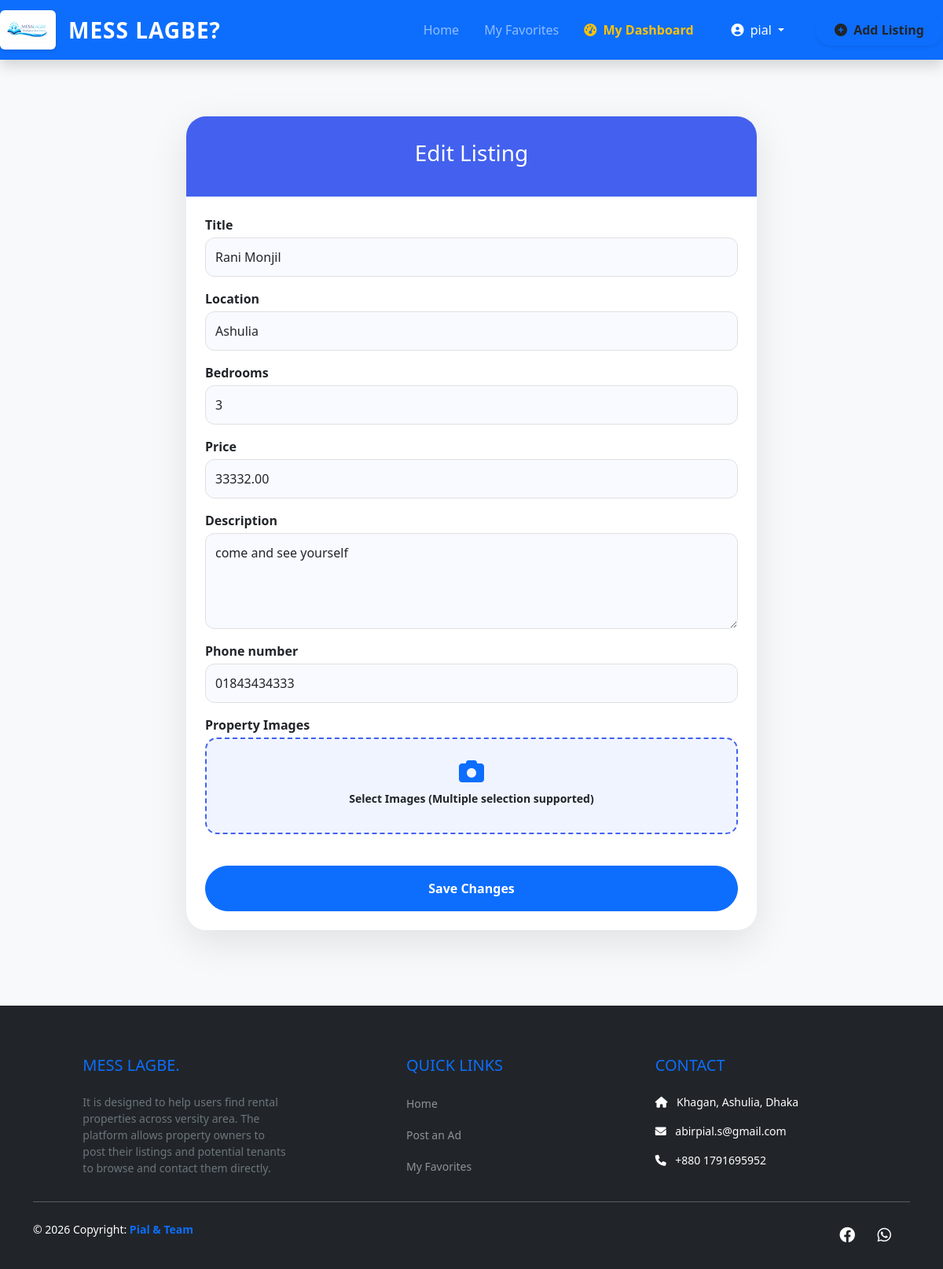
The page /edit/5/ (signed in) on the database its author committed.
### accounts/models.py (models this page shows, shortened)
class CustomUser(AbstractUser):
    IS_STUDENT = 'student'
    IS_OWNER = 'owner'
    IS_ADMIN = 'admin'
    ROLE_CHOICES = [
        (IS_STUDENT, 'Student'),
        (IS_OWNER, 'House Owner'),
        (IS_ADMIN, 'Admin'),
    ]
    role = models.CharField(max_length=20, choices=ROLE_CHOICES, default=IS_STUDENT)
    phone_number = models.CharField(max_length=15, blank=True, null=True)
    university_id = models.CharField(max_length=50, blank=True, null=True)

### listings/models.py (models this page shows, shortened)
class Listing(models.Model):
    host = models.ForeignKey(
        settings.AUTH_USER_MODEL,
        on_delete=models.CASCADE,
        related_name='listings'
    )
    image = models.ImageField(upload_to='listings/', null=True, blank=True)
    phone_number = models.CharField(max_length=15, help_text="Contact number for this property")
    title = models.CharField(max_length=200, help_text="e.g. 2 Room flat for rent in Dhanmondi")
    description = models.TextField()
    location = models.CharField(max_length=150)
    price = models.DecimalField(max_digits=10, decimal_places=2)
    bedrooms = models.IntegerField()
    created_at = models.DateTimeField(auto_now_add=True)

### listings/views.py (the view)
# urls.py: path('edit/<int:listing_id>/', views.edit_listing, name='edit_listing'),
@login_required
def edit_listing(request, listing_id):
    listing = get_object_or_404(Listing, id=listing_id)
    if getattr(request.user, 'role', '') != 'owner' or listing.host != request.user:
        return HttpResponseForbidden("Apni ei ad edit korte parben na.")
    if request.method == 'POST':
        form = ListingForm(request.POST, request.FILES, instance=listing)
        if form.is_valid():
            form.save()
            return redirect('dashboard')
    else:
        form = ListingForm(instance=listing)
    return render(request, 'listings/listing_form.html', {'form': form, 'edit_mode': True})

### listings/forms.py (shortened to what this page needs)
class ListingForm(forms.ModelForm):
    images = MultipleFileField(
        widget=MultipleFileInput(attrs={
            'class': 'd-none',
            'id': 'image-upload',
            'multiple': True,
            'accept': 'image/*'
        }),
        required=False,
        label="Upload Property Images"
    )
    class Meta:
        model = Listing
        fields = ['title', 'location', 'bedrooms', 'price', 'description', 'phone_number']
        widgets = {
            'title': forms.TextInput(attrs={'class': 'form-control', 'placeholder': 'e.g. 2 Room Flat Available'}),
            'location': forms.TextInput(attrs={'class': 'form-control', 'placeholder': 'e.g. Khagan, Ashulia'}),
            'bedrooms': forms.NumberInput(attrs={'class': 'form-control', 'min': 1}),
            'price': forms.NumberInput(attrs={'class': 'form-control', 'placeholder': 'Per month rent', 'min': 0}),
            'description': forms.Textarea(attrs={'class': 'form-control', 'rows': 4, 'placeholder': 'Write details about the flat...'}),
            'phone_number': forms.TextInput(attrs={'class': 'form-control', 'placeholder': 'Contact Number'}),
        }

### templates/listings/listing_form.html (shortened to what this page needs)
{% extends 'base.html' %}
{% block content %}
<div class="container form-container">
    <div class="card premium-form-card">
        <div class="form-header">
            <h3>{% if edit_mode %} Edit Listing {% else %} Post Property Ad {% endif %}</h3>
        </div>
        <div class="card-body p-4">
            <form method="POST" enctype="multipart/form-data">
                {% for field in form %}
                    {% if field.name != 'images' %}
                    <div class="mb-3">
                        <label class="fw-bold mb-1">{{ field.label }}</label>
                        {{ field }}
                    </div>
                    {% endif %}
                {% endfor %}
                <div class="mb-4">
                    <label class="fw-bold mb-1">Property Images</label>
                    <div class="upload-box" onclick="document.getElementById('image-upload').click();">
                        <i class="fas fa-camera fa-2x mb-2 text-primary"></i>
                        <p class="mb-0 small fw-bold">Select Images (Multiple selection supported)</p>
                    </div>
                </div>
                <button type="submit" class="btn btn-primary w-100 py-3 rounded-pill fw-bold">
                    {% if edit_mode %} Save Changes {% else %} Publish Advertisement {% endif %}
                </button>
            </form>
        </div>
    </div>
</div>
{% endblock %}

### templates/base.html (shortened to what this page needs)
<!DOCTYPE html>
<html lang="en">
<head>
    <link href="https://cdn.jsdelivr.net/npm/bootstrap@5.3.0/dist/css/bootstrap.min.css" rel="stylesheet">
    <link rel="stylesheet" href="https://cdnjs.cloudflare.com/ajax/libs/font-awesome/6.0.0/css/all.min.css">
</head>
<body class="bg-light">
    <nav class="navbar navbar-expand-lg navbar-dark bg-primary shadow mb-4 sticky-top">
     <a class="navbar-brand d-flex align-items-center" href="{% url 'home' %}">
    <img src="/media/listings/gallery/logo.png" alt="MessLagbe?"
         style="height: 50px; width: auto; background: white; padding: 4px; border-radius: 6px; box-shadow: 0 2px 4px rgba(0,0,0,0.1);">
    <span class="ms-3 fw-bold fs-3 text-white" style="letter-spacing: 1px;">MESS LAGBE?</span>
</a>
            <div class="collapse navbar-collapse" id="navbarNav">
                <ul class="navbar-nav ms-auto align-items-center">
                    <li class="nav-item">
                        <a class="nav-link px-3" href="{% url 'home' %}">Home</a>
                    </li>
                   {% if user.is_authenticated %}
    <li class="nav-item">
        <a class="nav-link px-3" href="{% url 'favorites_list' %}">My Favorites</a>
    </li>
    <li class="nav-item">
        <a class="nav-link px-3 fw-bold text-warning" href="{% url 'dashboard' %}">
            <i class="fas fa-tachometer-alt me-1"></i> My Dashboard
        </a>
    </li>
    <li class="nav-item dropdown ms-lg-3">
        <a class="nav-link dropdown-toggle btn btn-outline-light btn-sm text-white px-3" href="#" id="userDropdown" role="button" data-bs-toggle="dropdown">
            <i class="fas fa-user-circle me-1"></i> {{ user.username }}
        </a>
    </li>
{% endif %}
                    <li class="nav-item ms-lg-4">
                        <a class="nav-link btn btn-warning text-dark fw-bold px-4 rounded-pill shadow-sm" href="{% url 'create_listing' %}">
                            <i class="fas fa-plus-circle me-1"></i> Add Listing
                        </a>
                    </li>
                </ul>
            </div>
    </nav>
    <div class="container main-content">
        {% block content %}
        {% endblock %}
    </div>
    {% if request.resolver_match.url_name != 'login' and request.resolver_match.url_name != 'signup' %}
    <footer class="bg-dark text-white pt-5 pb-4 mt-5">
        <div class="container text-center text-md-start">
            <div class="row">
                <div class="col-md-4 col-lg-4 col-xl-3 mx-auto mt-3">
                    <h5 class="text-uppercase mb-4 font-weight-bold text-primary">MESS LAGBE.</h5>
                    <p class="small text-secondary">
                        It is designed to help users find rental properties across versity area. The platform allows property owners to post their listings and potential tenants to browse and contact them directly.
                    </p>
                </div>
                <div class="col-md-2 col-lg-2 col-xl-2 mx-auto mt-3">
                    <h5 class="text-uppercase mb-4 font-weight-bold text-primary">Quick Links</h5>
                    <p><a href="{% url 'home' %}" class="text-white-50 text-decoration-none small">Home</a></p>
                    <p><a href="{% url 'create_listing' %}" class="text-white-50 text-decoration-none small">Post an Ad</a></p>
                    <p><a href="{% url 'favorites_list' %}" class="text-white-50 text-decoration-none small">My Favorites</a></p>
                </div>
                <div class="col-md-4 col-lg-3 col-xl-3 mx-auto mt-3">
                    <h5 class="text-uppercase mb-4 font-weight-bold text-primary">Contact</h5>
                    <p class="small"><i class="fas fa-home me-2"></i> Khagan, Ashulia, Dhaka</p>
                    <p class="small"><i class="fas fa-envelope me-2"></i> abirpial.s@gmail.com</p>
                    <p class="small"><i class="fas fa-phone me-2"></i> +880 1791695952</p>
                </div>
            </div>
            <hr class="mb-4 bg-secondary">
            <div class="row align-items-center">
                <div class="col-md-7 col-lg-8">
                    <p class="small">© 2026 Copyright:
                        <a href="#" class="text-decoration-none"><strong class="text-primary"> Pial & Team</strong></a>
                    </p>
                </div>
                <div class="col-md-5 col-lg-4">
                    <div class="text-center text-md-end">
                        <a href="#" class="text-white me-4" style="font-size: 20px;"><i class="fab fa-facebook"></i></a>
                        <a href="#" class="text-white me-4" style="font-size: 20px;"><i class="fab fa-whatsapp"></i></a>
                    </div>
                </div>
            </div>
        </div>
    </footer>
    {% endif %}
</body>
</html>

### templates/base.html (style rules this page uses)
body { font-family: 'Segoe UI', Tahoma, Geneva, Verdana, sans-serif; display: flex; flex-direction: column; min-height: 100vh; }
.main-content { flex: 1; }
.navbar-brand { font-size: 1.5rem; letter-spacing: 1px; }
.nav-link { font-weight: 500; transition: 0.3s; }
footer { background-color: #1a1a1a; }

### templates/listings/listing_form.html (style rules this page uses)
.form-container { max-width: 750px; margin: 3rem auto; }
.premium-form-card { border: none; border-radius: 25px; box-shadow: 0 15px 50px rgba(0,0,0,0.1); overflow: hidden; }
.form-header { background: #4361ee; padding: 30px; text-align: center; color: white; }
.form-control { border-radius: 12px; padding: 12px; background: #f8faff; border: 1px solid #e0e0e0; width: 100%; }
.upload-box { border: 2px dashed #4361ee; border-radius: 15px; padding: 25px; text-align: center; cursor: pointer; background: #f0f4ff; transition: 0.3s; }

### rows shown on the page
CustomUser: username "pial"
Listing: form "Rani Monjil" "Ashulia" "3" "33332.00" "come and see yourself" "01843434333"

### other values the page prints
{{ field.label }} "Title" "Location" "Bedrooms" "Price" "Description" "Phone number"
